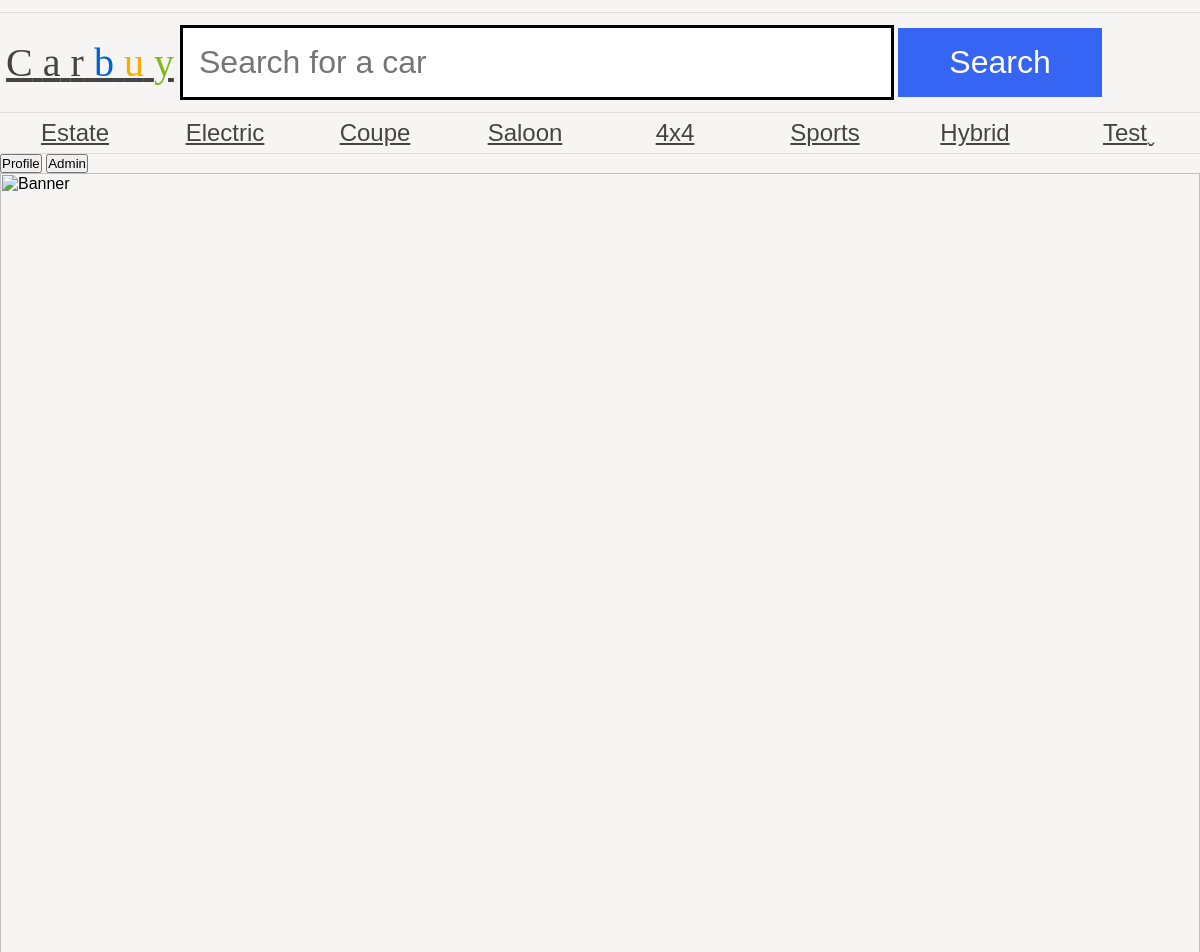
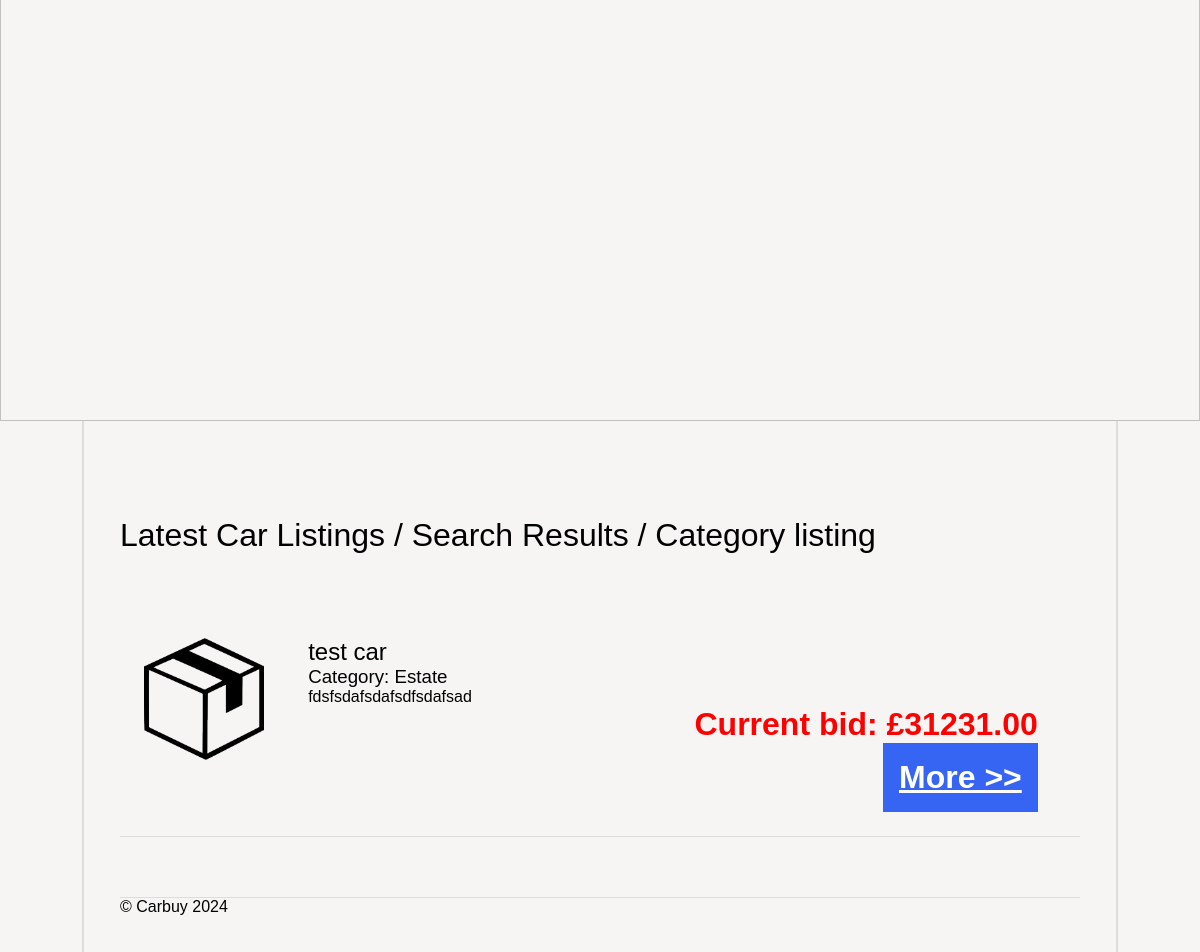
The app's page /as1/public/index.php with its own data (2 pictures, top to bottom).
### tables this page shows
CREATE TABLE `category` (
  `category_id` int(11) NOT NULL AUTO_INCREMENT,
  `name` varchar(255) DEFAULT NULL,
  PRIMARY KEY (`category_id`)
);

CREATE TABLE `auction` (
  `product_id` int(11) NOT NULL AUTO_INCREMENT,
  `title` varchar(255) DEFAULT NULL,
  `endDate` date DEFAULT NULL,
  `description` varchar(255) DEFAULT NULL,
  `categoryId` varchar(255) DEFAULT NULL,
  `price` decimal(8,2) DEFAULT NULL,
  `user_id` int(11) DEFAULT NULL,
  PRIMARY KEY (`product_id`),
  KEY `Foreign` (`user_id`) USING BTREE,
  CONSTRAINT `test` FOREIGN KEY (`user_id`) REFERENCES `users` (`id`) ON DELETE CASCADE ON UPDATE CASCADE
);

### as1/public/dbConn.php (called while the page is built, shortened)
<?php
$username = "v.je";
$password = "v.je";
$conn = new PDO('mysql:dbname=assignment1;host=mysql', $username, $password, [PDO::ATTR_ERRMODE => PDO::ERRMODE_EXCEPTION]);
$getCategoryQuery = $conn->prepare('SELECT * FROM category');
$getCategoryQuery->execute();
$getCategory = $getCategoryQuery->fetchAll();
?>

### as1/public/index.php (the view, shortened to what this page needs)
<?php
require 'header.php';
require 'dbConn.php';
$getCarQuery = $conn->query('SELECT * FROM `auction` ORDER BY endDate DESC LIMIT 10;');
$getCarQuery->execute();
$getCar = $getCarQuery->fetchAll();
?>
<main>
	<h1>Latest Car Listings / Search Results / Category listing</h1>
	<?php
	array_map(function ($Car) {
		$CarName = htmlspecialchars($Car['title']);
		$CarCategory = htmlspecialchars($Car['categoryId']);
		$CarDescription = htmlspecialchars($Car['description']);
		$CarPrice = htmlspecialchars($Car['price']);
		$CarID = urlencode($Car['product_id']);
		echo '<ul class="carList">
            <li>
                <img src="car.png" alt="car name">
                <article>
                    <h2>' . $CarName . '</h2>
                    <h3>Category: ' . $CarCategory . '</h3>
                    <p>' . $CarDescription . '</p>
                    <p class="price">Current bid: £' . $CarPrice . '</p>
                    <a href="bidAuction.php?CarID=' . $CarID . '" class="more auctionLink">More &gt;&gt;</a>
                </article>
            </li>
        </ul>';
	}, $getCar);
	require 'footer.php';
	?>

### as1/public/header.php (shortened to what this page needs)
<?php
require 'dbConn.php';
?>
<html>
<head>
	<link rel="stylesheet" href="carbuy.css" />
</head>
<body>
	<header>
		<a href="index.php">
			<h1><span class="C">C</span>
				<span class="a">a</span>
				<span class="r">r</span>
				<span class="b">b</span>
				<span class="u">u</span>
				<span class="y">y</span>
			</h1>
		</a>
		<form action="#">
			<input type="text" name="search" placeholder="Search for a car" />
			<input type="submit" name="submit" value="Search" />
		</form>
	</header>
	<nav>
		<ul>
			<?php
			array_map(function ($category) {
				$categoryName = $category['name'];
				$categoryID = $category['category_id'];
				echo '<li>' . '<a class="categoryLink" href="categoryPage.php?categoryID=' . $categoryID . '">' . $categoryName . '</a>' . '</li>';
			}, array_values($getCategory));
			?>
		</ul>
	</nav>
	<div class="headerButton" style="justify-content: center">
		<button>Profile</button>
	</div>
	<span class="HeaderButton">
		<button>Admin</button>
	</span>
	<img src="banners/1.jpg" alt="Banner" />
</body>
</html>

### as1/public/carbuy.css (style rules this page uses)
* { margin: 0; padding: 0; }
body { font-family: "Oxygen-Regular", sans-serif; background-color: #f6f5f4; max-width: 100vw; overflow-x: hidden; }
h1, h2, h3, h4 { font-weight: normal; }
a, a:visited { color: #444; }
header { margin-top: 1vw; font-family: "Univers-Light-Normal"; display: grid; grid-template-columns: 15% 85%; align-items: center; padding-top: 1vw; padding-bottom: 1vw; border-top: 1px solid #ddd; border-bottom: 1px solid #ddd; }
header h1 { text-align: center; font-size: 2.5em; }
form { display: block; }
header form input[type="text"] { border: 3px solid black; font-size: 2em; padding: 0.5em; width: 70%; }
body > img { width: 100vw; }
header form input[type="submit"] { background-color: #3665f3; color: white; width: 20%; font-size: 2em; padding: 0.5em; cursor: pointer; border: 0; }
header .b { color: #0063d1; }
header .u { color: #f4ae01; }
header .y { color: #85b716; }
body > nav { border-bottom: 1px solid #ddd; }
body > nav ul li:last-child a:after { content: "ˬ"; position: absolute; }
body > nav ul { display: flex; width: 100vw; list-style-type: none; }
body > nav ul li { flex: 1; }
body > nav ul li a { display: block; text-align: center; padding-top: 0.5vw; padding-bottom: 0.5vw; font-size: 1.5em; }
.carList { list-style-type: none; }
.carList li { padding: 2vw; border-bottom: 1px solid #ddd; display: grid; grid-template-columns: 18% 80%; }
.carList img { width: auto; display: block; max-width: 10vw; }
p.price { display: block; text-align: right; font-weight: bold; font-size: 2em; }
a.more { display: block; text-align: right; font-weight: bold; float: right; background-color: #3665f3; color: white; font-size: 2em; padding: 0.5em; cursor: pointer; }
main { padding: 3vw; display: block; overflow: hidden; width: 80vw; margin: auto; border-left: 2px solid #ddd; border-right: 2px solid #ddd; }
main h1 { margin-top: 5vw; margin-bottom: 5vw; }
.price { color: red; }

### as1/public/header.php (style rules this page uses)
.HeaderButton { display: inline-block; position: relative; }

### records on screen
category: name "Estate"
category: name "Electric"
category: name "Coupe"
category: name "Saloon"
category: name "4x4"
category: name "Sports"
category: name "Hybrid"
category: name "Test"
auction: title "test car", categoryId "Estate", description "fdsfsdafsdafsdfsdafsad", price "31231.00"
